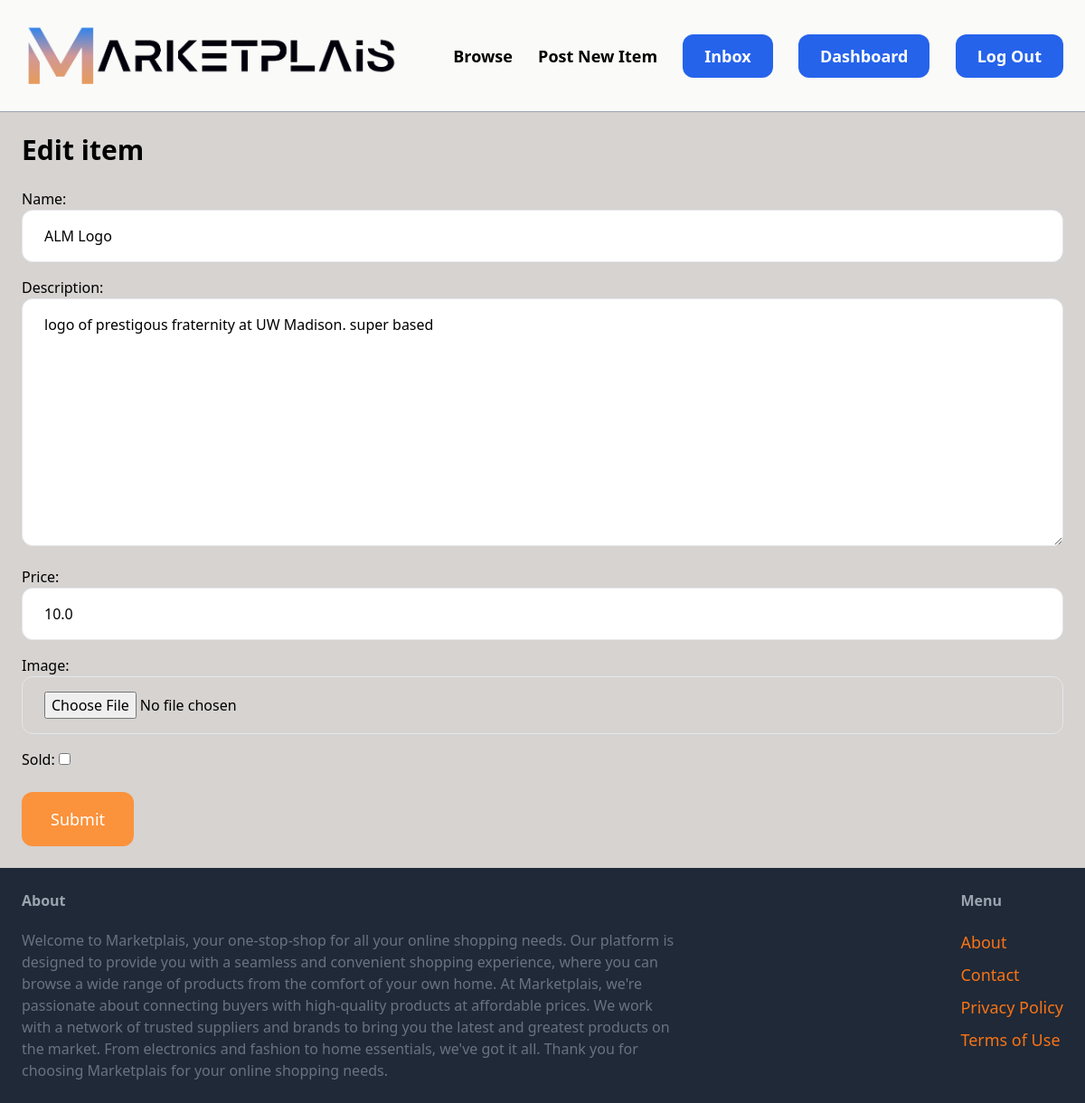
/items/5/edit/ (signed in), run on the app's committed database.
### item/models.py (models this page shows, shortened)
class Item(models.Model):
  category = models.ForeignKey(Category, related_name='items', on_delete=models.CASCADE)
  name = models.CharField(max_length=255)
  image = models.ImageField(upload_to="Item_Images", blank=True, null=True)
  description = models.TextField(blank=True, null=True)
  price = models.FloatField()
  sold = models.BooleanField(default=False)
  creator = models.ForeignKey(User, related_name='items', on_delete=models.CASCADE)
  creationTime = models.DateTimeField(auto_now_add=True)

### item/views.py (the view)
# urls.py: path('<int:pk>/edit/', views.edit, name='edit'),
@login_required
def edit(request, pk):
    item = get_object_or_404(Item, pk=pk, creator=request.user)
    if request.method == 'POST':
        form = EditItemForm(request.POST, request.FILES, instance=item)
        if form.is_valid():
            form.save()
            return redirect('item:detail', pk=item.id)
    else:
        form = EditItemForm(instance=item)
    return render(request, 'item/form.html', {
        'form': form,
        'title': 'Edit item',
    })

### item/forms.py
class EditItemForm(forms.ModelForm):
  class Meta:
    model = Item
    fields = ('name', 'description', 'price', 'image', 'sold')
    widgets = {
      'name': forms.TextInput(attrs={
        'class': INPUT_CLASSES
      }),
      'description': forms.Textarea(attrs={
        'class': INPUT_CLASSES
      }),
      'price': forms.TextInput(attrs={
        'class': INPUT_CLASSES
      }),
      'image': forms.FileInput(attrs={
        'class': INPUT_CLASSES
      })
    }

### item/templates/item/form.html (shortened to what this page needs)
{% extends 'core/base.html' %}
{% block content%}
<h1 class="mb-6 text-3xl"><b>{{ title }}</b></h1>
<form method="post" action="." enctype="multipart/form-data">
  <div class="space-y-4" bg-gray-200>
    {{ form.as_p }}
  </div>
  <button class="mt-6 py-4 px-8 text-lg bg-orange-400 hover:bg-orange-600 rounded-xl text-white">Submit</button>
</form>
{% endblock %}

### data on the page
Item: name "ALM Logo", description "logo of prestigous fraternity at UW Madison. super based", price "10.0"

### other printed values
{{ title }} "Edit item"
